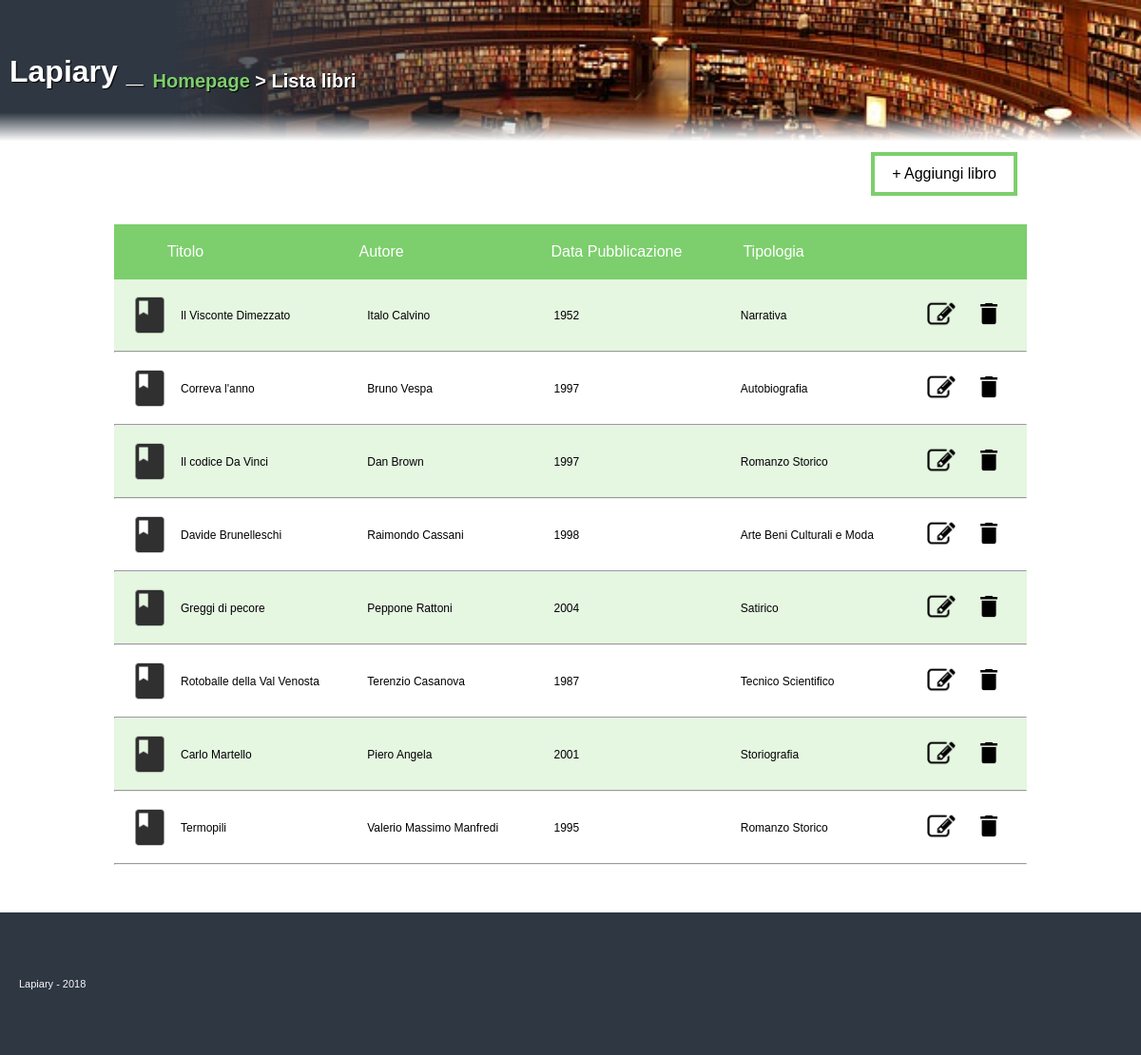
The app's page /libri.php with its own data.
### tables this page shows
CREATE TABLE `libri` (
  `id` int(11) NOT NULL,
  `titolo` varchar(50) NOT NULL,
  `autore` text NOT NULL,
  `data` year(4) NOT NULL,
  `genere` text NOT NULL
);

### DbConnection.php (called while the page is built, shortened)
<?php
class DbConnection{
    private $conn_config = array(
        'driver' => 'mysql',
        'host' => 'localhost',
        'dbname' => 'lapiary',
        'charset' => 'utf8mb4',
        'username' => 'root',
        'password' => '',
        'options' => array(
            PDO::ATTR_ERRMODE => PDO::ERRMODE_EXCEPTION,
            PDO::ATTR_PERSISTENT => false )
    );
    public $db_conn;
    private function getPDOConnection() {
        if($this->db_conn == NULL){
            $dsn = "".$this->conn_config['driver']
                .":host=".$this->conn_config['host']
                .";dbname=".$this->conn_config['dbname']
                .";charset=".$this->conn_config['charset'];
            try{
                $this->db_conn = new PDO($dsn,$this->conn_config['username'],$this->conn_config['password'],
                    $this->conn_config['options']);
            }catch (PDOException $e){
                print($e->getMessage());
            }
        }
    }
}

### Libreria.php (called while the page is built, shortened)
<?php
include_once("DbConnection.php");
include_once("models/Libro.php");
class Libreria{
    public function getLibreria($limit=null){
        $db = new DbConnection();
        if($limit != null){
            $libreria = $db->db_conn->prepare('SELECT * FROM libri');
            $libreria->bindValue(1, $limit, PDO::PARAM_INT);
        }else{
            $libreria = $db->db_conn->prepare('SELECT * FROM libri');
        }
        $libreria->execute();
        $risultato = array();
        foreach($libreria->fetchAll(PDO::FETCH_ASSOC) as $dati){
            foreach($dati as $key=>$value){
                $risultato[$dati['id']][$key] = $value;
            }
        }
        $lista_libri = array();
        foreach ($risultato as $key=>$obj_array) {
            $lista_libri[$key] = new Libro($obj_array);
        }
        return $lista_libri;
    }
}

### models/Libro.php (called while the page is built, shortened)
<?php
include_once("DbConnection.php");
class Libro{
    public function __construct($dati) {
        if(is_object($dati)){
            foreach ($dati as $key=>$item) {
                $dati->$key = htmlentities($item);
            }
            if(isset($dati->id)){
                settype($dati->id, "integer");
                $this->id = $dati->id;
            }
            $this->titolo = $dati->titolo;
            $this->autore = $dati->autore;
            $this->data = $dati->data;
            $this->genere = $dati->genere;
        }elseif(is_array($dati)){
            foreach ($dati as $key=>$item) {
                $dati[$key] = htmlentities($item);
            }
            if(isset($dati['id'])){
                settype($dati['id'], "integer");
                $this->id = $dati['id'];
            }
            $this->titolo = $dati['titolo'];
            $this->autore = $dati['autore'];
            $this->data = $dati['data'];
            $this->genere = $dati['genere'];
        }
    }
}

### libri.php (the view, shortened to what this page needs)
<?php
include_once('Libreria.php');
$libreria = new Libreria();
$lista_libreria = $libreria->getLibreria();
?>
<!DOCTYPE html>
<html>
<head>
    <link rel="stylesheet" type="text/css" href="css/styles.css" />
</head>
<body>
<header class="libri-header">
    <div class="strato1">
        <div class="strato2">
            <h1>Lapiary _ </h1>
            <h2><a href="index.php">Homepage</a> > Lista libri</h2>
        </div>
    </div>
</header>
<div class="container" id="lista">
    <section class="contents">
        <article class="sopra-lista">
            <p class="aggiungi_libro"><a href="libri_dettaglio.php">+ Aggiungi libro</a></p>
        </article>
        <article class="sopra-form">
        </article>
        <article class="lista-utenti">
            <div class="libro-header">
                <div class="libro-dati">
                    <div class="intest-img"></div>
                    <p>Titolo</p>
                    <p>Autore</p>
                    <p>Data Pubblicazione</p>
                    <p>Tipologia</p>
                    <div class="intest-arrow"></div>
                </div>
            </div>
            <?php if(!empty($lista_libreria)): foreach($lista_libreria as $libro):?>
                <div class="libro">
                    <div class="libro-dati" >
                        <img class="libro-img" src="img/book.png" />
                        <p><?= $libro->titolo ?></p>
                        <p><?= $libro->autore ?></p>
                        <p><?=  $libro->data ?></p>
                        <p><?=  $libro->genere ?></p>
                        <a href="libri_dettaglio.php?mode=modifica&id=<?= $libro->id ?>"><img class="edit_img" src="img/edit.png" /></a>
                        <a href="#" onclick="mostra_popup('<?= $libro->id ?>','<?= $libro->titolo ?>','<?= $libro->autore ?>')"><img class="del_img" src="img/delete.png" /></a>
                    </div>
                    <hr>
                </div>
            <?php endforeach; endif; ?>
        </article>
    </section>
</div>
<footer>
    <p class="piccolino">Lapiary - 2018</p>
</footer>
</body>
</html>

### css/styles.css (style rules this page uses)
* { margin:0; padding:0; }
html { font-family: Verdana, Arial, sans-serif; }
header { display: inline-flex; width: 100%; height: 150px; color: white; align-items: center; background: url(../img/ape_libro.png) no-repeat right center; background-size: cover; }
header.libri-header { background: url(../img/libreria.jpg) no-repeat right center; background-size: cover; }
header h1, header h2 { text-shadow: 1px 1px 1px black; padding: 10px; }
header .strato1 { width:100%; height: 100%; background: -moz-linear-gradient(left, rgba(47,55,66,1) 15%, rgba(255,255,255,0) 49%); background: -webkit-linear-gradient(left, rgba(47,55,66,1) 15%,rgba(255,255,255,0) 49%); background: linear-gradient(to right, rgba(47,55,66,1) 15%,rgba(255,255,255,0) 49%); filter: progid:DXImageTransform.Microsoft.gradient( startColorstr='#2f3742', endColorstr='#00ffffff',GradientType=1 ); }
header .strato2 { width:100%; height: 100%; align-items: center; display: inline-flex; background: -moz-linear-gradient(top, rgba(30,87,153,0) 67%, rgba(114,150,191,0) 79%, rgba(255,255,255,1) 99%); background: -webkit-linear-gradient(top, rgba(30,87,153,0) 67%,rgba(114,150,191,0) 79%,rgba(255,255,255,1) 99%); background: linear-gradient(to bottom, rgba(30,87,153,0) 67%,rgba(114,150,191,0) 79%,rgba(255,255,255,1) 99%); filter: progid:DXImageTransform.Microsoft.gradient( startColorstr='#001e5799', endColorstr='#ffffff',GradientType=0 ); }
header .strato2 h2 { font-size: 20px; padding: 20px 0 0 0; }
header.libri-header .strato2 h2 a { color: #7ccf6c; text-decoration: none; }
footer { background-color: #2F3742; width: 100%; height: 150px; margin-top: 50px; display: flex; align-items: center; }
footer .piccolino { color: #f8f8ff; font-size:11px; margin-left: 20px; }
.container#lista { margin: 0 auto; width: 80%; min-width: 700px; min-height: 500px; }
.container .sopra-lista { padding: 10px; }
.container .sopra-lista p { display: flex; flex-direction: row-reverse; }
.container .sopra-lista p.aggiungi_utente a, .container .sopra-lista p.aggiungi_libro a, .container .sopra-lista p.aggiungi_prestito a { text-decoration: none; #color: inherit; padding: 10px 18px; background-color: white; color: black; transition: all 0.8s ease 0s; }
.container .sopra-lista p.aggiungi_libro a { border: 4px solid #7ccf6c; }
.lista-utenti .utente, .lista-utenti .libro, .lista-utenti .prestito { font-size: 12px; }
.lista-utenti .libro-header { background-color: #7ccf6c; color:white; }
.lista-utenti .libro:nth-child(2n+1) { background-color: rgba(124, 207, 108, 0.2); }
.lista-utenti .utente .utente-dati, .lista-utenti .utente-header .utente-dati, .lista-utenti .libro .libro-dati, .lista-utenti .libro-header .libro-dati, .lista-utenti .prestito .prestito-dati, .lista-utenti .prestito-header .prestito-dati { display: flex; align-items: center; padding:10px; }
.lista-utenti .utente .utente-dati > *, .lista-utenti .utente-header .utente-dati > *, .lista-utenti .libro .libro-dati > *, .lista-utenti .libro-header .libro-dati > *, .lista-utenti .prestito .prestito-dati > *, .lista-utenti .prestito-header .prestito-dati > * { width: 30%; }
.lista-utenti .utente .utente-dati > *, .lista-utenti .libro .libro-dati > *, .lista-utenti .prestito .prestito-dati > * { padding: 5px; }
.lista-utenti .utente-header .utente-dati > *, .lista-utenti .libro-header .libro-dati > *, .lista-utenti .prestito-header .prestito-dati > * { padding: 10px 5px; }
.lista-utenti .utente .utente-dati .utente-img, .lista-utenti .utente-header .utente-dati .intest-img, .lista-utenti .libro .libro-dati .libro-img, .lista-utenti .libro-header .libro-dati .intest-img, .lista-utenti .prestito .prestito-dati .prestito-img, .lista-utenti .prestito-header .prestito-dati .intest-img { width: 45px; }
.lista-utenti .libro .libro-dati .libro-arrow, .lista-utenti .libro-header .libro-dati .intest-arrow { width: 120px; transition: all 0.5s ease-out 0s; }
.lista-utenti .utente div.utente-info a, .lista-utenti .libro div.libro-dati a, .lista-utenti .prestito div.prestito-dati a { margin-right: 10px; width: auto; }
.lista-utenti .utente div.utente-info .edit_img, .lista-utenti .utente div.utente-info .del_img, .lista-utenti .libro div.libro-dati .edit_img, .lista-utenti .libro div.libro-dati .del_img, .lista-utenti .prestito div.prestito-dati .edit_img, .lista-utenti .prestito div.prestito-dati .del_img { width: 30px; color: #ffb351; }
.container .sopra-form { padding: 10px; }

### records on screen
libri: titolo "Il Visconte Dimezzato", autore "Italo Calvino", data "1952", genere "Narrativa"
libri: titolo "Correva l'anno", autore "Bruno Vespa", data "1997", genere "Autobiografia"
libri: titolo "Il codice Da Vinci", autore "Dan Brown", data "1997", genere "Romanzo Storico"
libri: titolo "Davide Brunelleschi", autore "Raimondo Cassani", data "1998", genere "Arte Beni Culturali e Moda"
libri: titolo "Greggi di pecore", autore "Peppone Rattoni", data "2004", genere "Satirico"
libri: titolo "Rotoballe della Val Venosta", autore "Terenzio Casanova", data "1987", genere "Tecnico Scientifico"
libri: titolo "Carlo Martello", autore "Piero Angela", data "2001", genere "Storiografia"
libri: titolo "Termopili", autore "Valerio Massimo Manfredi", data "1995", genere "Romanzo Storico"
